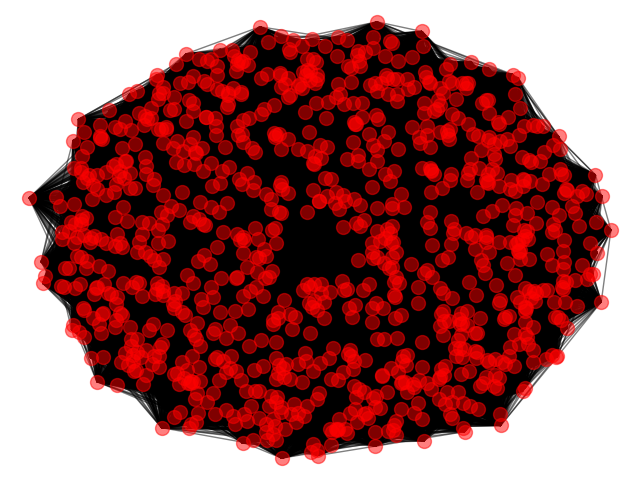

The Python source for this figure:
import networkx as nx
import matplotlib.pyplot as plt

g_1 = nx.erdos_renyi_graph(1000, 0.2)

nx.draw(g_1, node_size=100, alpha=0.5, node_color="red", with_labels=False)

plt.savefig("cnet2.png")

nx.write_gexf(g_1, "cnet2.gexf", version="1.2draft")


